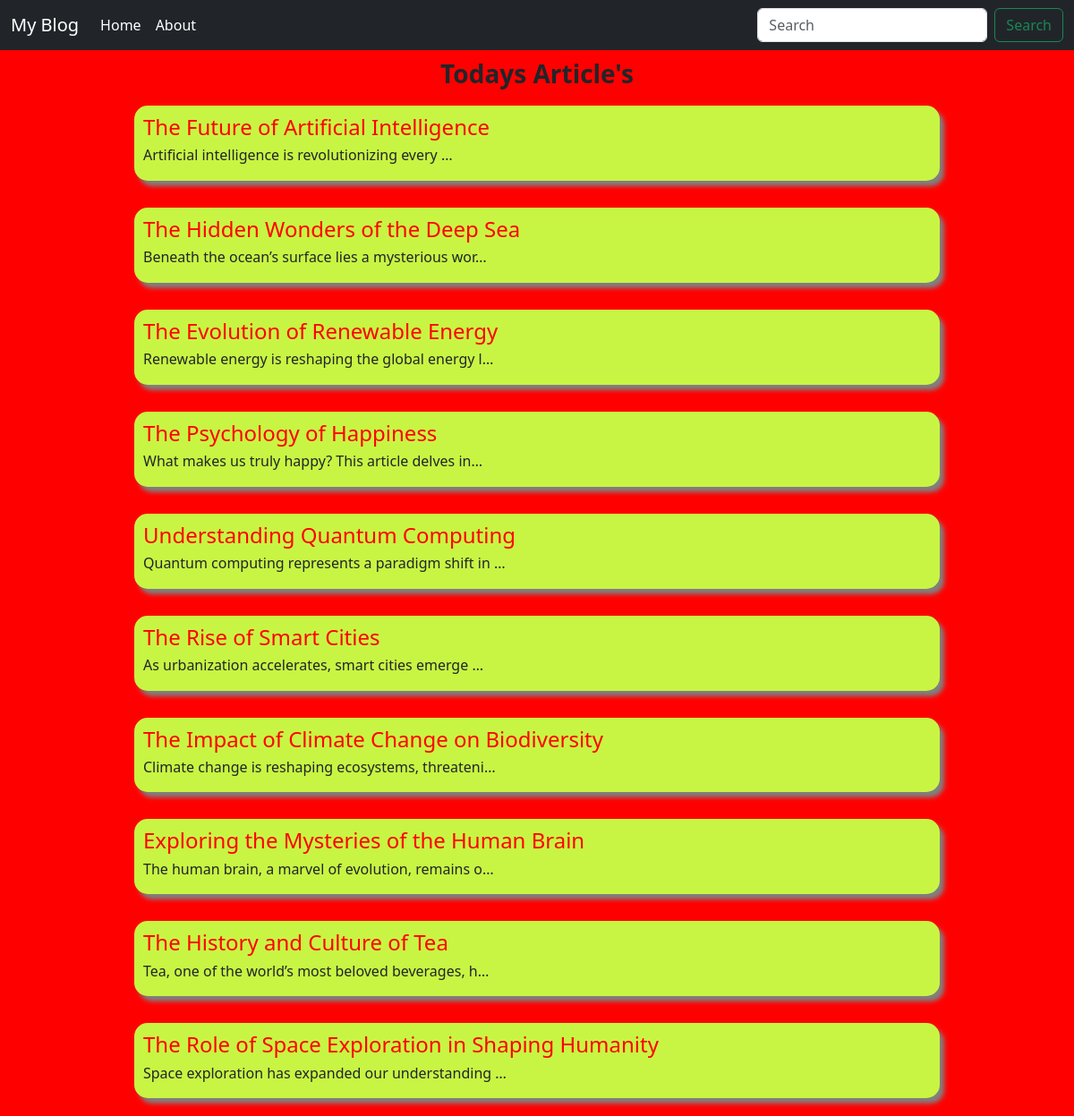
The page / on the database its author committed.
### articles/models.py (models this page shows, shortened)
class Articles(models.Model):
    name = models.CharField(max_length=1000)
    discription = models.CharField(max_length=1000)

### articles/views.py (the view)
# urls.py: path('',views.home,name='home'),
def home(request):
    articles_data = Articles.objects.all()
    context = {'articles_data':articles_data}
    return render(request,'home.html',context)

### articles/templates/home.html
{% extends 'base.html' %}
{% block content %}
    <div class="home-content">
        <h1 class="main-head">Todays Article's</h1>
        <div class="article-content">
            {% for i in articles_data %}
                <div class="art1-det">
                    <h4><a href="{% url 'gen_article' i.id  %}" class="a-title">{{i.name}}</a></h4>
                    <h6>{{i.discription|truncatechars:50}}</h6>
                </div>
            {% endfor %}
        </div>
    </div>
{% endblock %}

### templates/base.html (shortened to what this page needs)
<!DOCTYPE html>
{% load static %}
<html lang="en">
<head>
    <link rel="stylesheet" href="{% static 'css/main.css'%}">
    <link rel="stylesheet" href="{% static 'css/gen_article.css'%}">
    <link rel="stylesheet" href="{% static 'css/About.css'%}">
    <link href="https://cdn.jsdelivr.net/npm/bootstrap@5.3.3/dist/css/bootstrap.min.css" rel="stylesheet">
</head>
<body style="background-color:red;">
    {% include 'header.html' %}
    {% block content%}
    {%endblock content%}
</body>
</html>

### templates/header.html (shortened to what this page needs)
<nav class="navbar navbar-expand-lg bg-dark navbar-dark">
    <div class="container-fluid">
      <a class="navbar-brand" href="#">My Blog</a>
      <div class="collapse navbar-collapse" id="navbarSupportedContent">
        <ul class="navbar-nav me-auto mb-2 mb-lg-0">
          <li class="nav-item">
            <a class="nav-link active" aria-current="page" href="{% url 'home' %}">Home</a>
          </li>
          <li class="nav-item">
            <a class="nav-link active" aria-current="page" href="{% url 'about' %}">About</a>
          </li>
        </ul>
        <form class="d-flex" role="search">
          <input class="form-control me-2" type="search" placeholder="Search" aria-label="Search">
          <button class="btn btn-outline-success" type="submit">Search</button>
        </form>
      </div>
    </div>
  </nav>

### static/css/main.css (style rules this page uses)
.home-content { display: flex; align-items: center; flex-direction: column; padding: 10px; }
.main-head { text-align: center; font-size: 28px; font-weight: 700; }
.a-title { text-decoration: none; color: red; }
.article-content { display: flex; flex-direction: column; gap: 30px; padding: 10px; }
.art1-det { border: 2px solid; background-color: rgb(200, 245, 67); border-radius: 15px; width: 900px; padding: 10px; display: flex; flex-direction: column; justify-content: center; box-shadow: 5px 6px 5px grey; border: none; }

### rows shown on the page
Articles: name "The Future of Artificial Intelligence", discription "Artificial intelligence is revolutionizing every …"
Articles: name "The Hidden Wonders of the Deep Sea", discription "Beneath the ocean’s surface lies a mysterious wor…"
Articles: name "The Evolution of Renewable Energy", discription "Renewable energy is reshaping the global energy l…"
Articles: name "The Psychology of Happiness", discription "What makes us truly happy? This article delves in…"
Articles: name "Understanding Quantum Computing", discription "Quantum computing represents a paradigm shift in …"
Articles: name "The Rise of Smart Cities", discription "As urbanization accelerates, smart cities emerge …"
Articles: name "The Impact of Climate Change on Biodiversity", discription "Climate change is reshaping ecosystems, threateni…"
Articles: name "Exploring the Mysteries of the Human Brain", discription "The human brain, a marvel of evolution, remains o…"
Articles: name "The History and Culture of Tea", discription "Tea, one of the world’s most beloved beverages, h…"
Articles: name "The Role of Space Exploration in Shaping Humanity", discription "Space exploration has expanded our understanding …"
